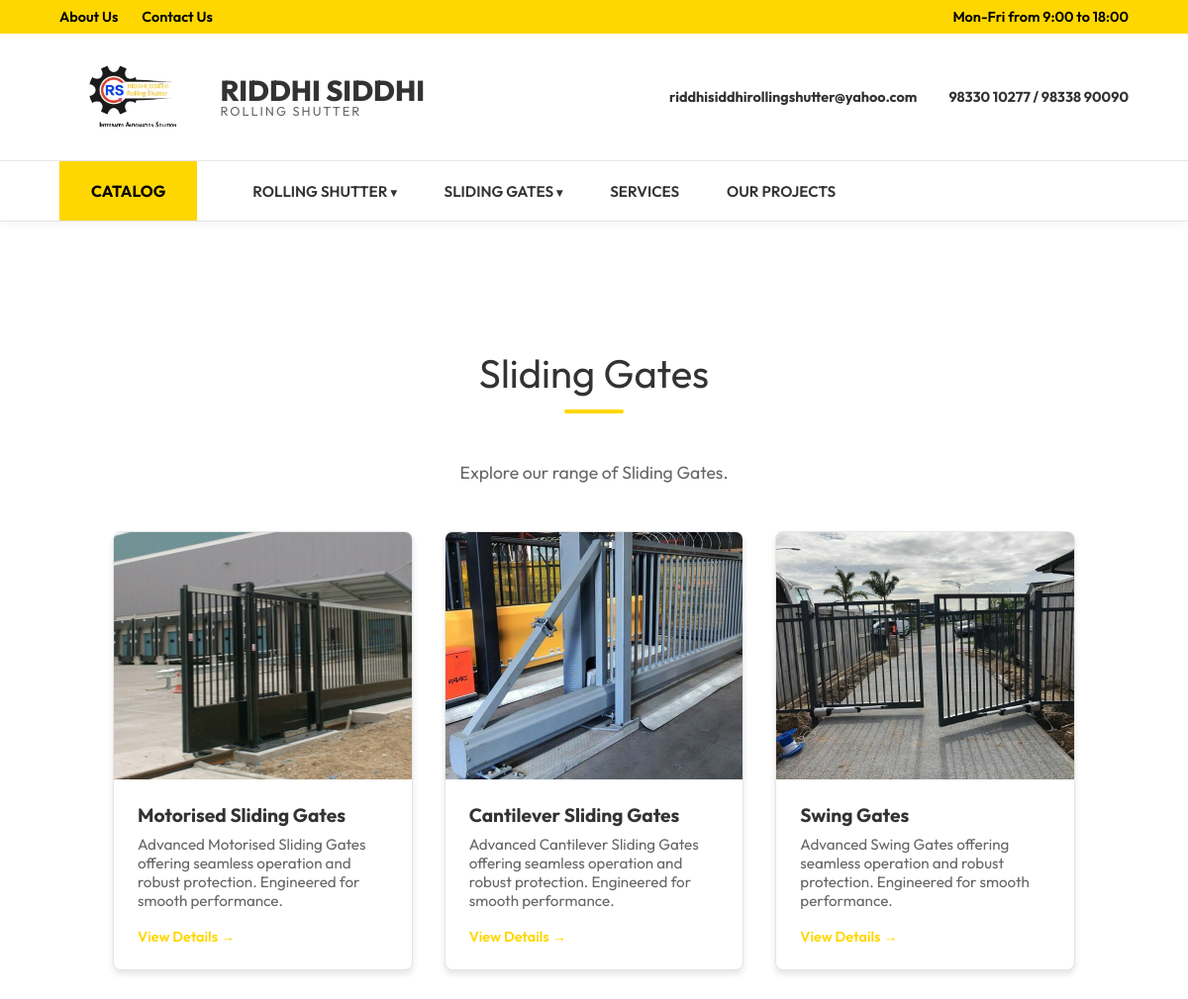
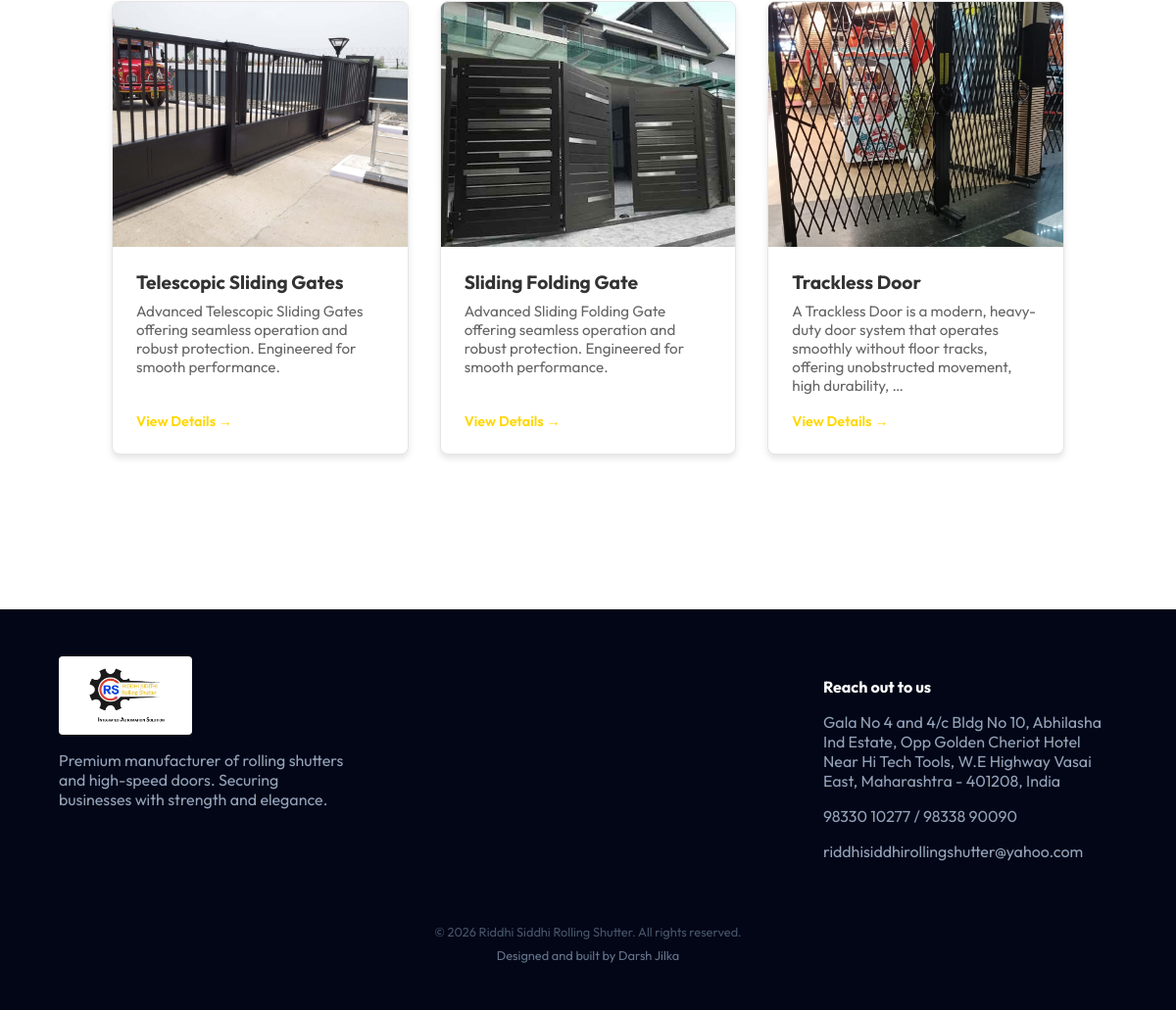
The app's page /category/sliding-gates/ with its own data (2 pictures, top to bottom).
### core/models.py (models this page shows, shortened)
class ProductCategory(models.Model):
    name = models.CharField(max_length=100)
    slug = models.SlugField(unique=True)
    image = models.ImageField(upload_to='categories/')
    class Meta:
        verbose_name_plural = "Product Categories"

class Product(models.Model):
    category = models.ForeignKey(ProductCategory, related_name='products', on_delete=models.CASCADE)
    name = models.CharField(max_length=200)
    slug = models.SlugField(unique=True)
    image = models.ImageField(upload_to='products/')
    description = models.TextField()
    features = models.TextField(help_text="Enter features separated by newlines", blank=True)
    whatsapp_number = models.CharField(max_length=20, default='+919833010277', help_text="Number for inquiry (without spaces)")

### core/views.py (the view)
# urls.py: path('category/<slug:slug>/', views.category_detail, name='category_detail'),
def category_detail(request, slug):
    current_category = get_object_or_404(ProductCategory, slug=slug)
    products = current_category.products.all()
    categories = ProductCategory.objects.all()
    return render(request, 'category_detail.html', {
        'category': current_category,
        'products': products,
        'categories': categories
    })

### templates/category_detail.html (shortened to what this page needs)
{% extends 'base.html' %}
{% block content %}
<section class="section" style="padding-top: 8rem;">
    <div class="section-title">{{ category.name }}</div>
    <div class="container" style="max-width: 1200px; margin: 0 auto; padding: 0 5%;">
        <p style="text-align: center; color: #666; margin-bottom: 3rem; font-size: 1.1rem;">Explore our range of {{ category.name }}.</p>
        <div class="grid" style="display: grid; grid-template-columns: repeat(auto-fill, minmax(300px, 1fr)); gap: 2rem;">
            {% for product in products %}
            <a href="{% url 'product_detail' product.slug %}" style="text-decoration: none;">
                <div class="card" style="background: #fff; border-radius: 8px; overflow: hidden; box-shadow: 0 4px 6px rgba(0,0,0,0.1); transition: transform 0.3s ease; height: 100%; display: flex; flex-direction: column;">
                    <div style="height: 250px; overflow: hidden; position: relative;">{% if product.image %}<img src="{{ product.image.url }}" alt="{{ product.name }}" style="width: 100%; height: 100%; object-fit: cover; transition: transform 0.5s ease;">{% else %}<div style="width: 100%; height: 100%; background: #eee; display: flex; align-items: center; justify-content: center; color: #999;">No Image</div>{% endif %}</div>
                    <div style="padding: 1.5rem; flex: 1; display: flex; flex-direction: column;"><div style="font-size: 1.2rem; font-weight: 700; color: #333; margin-bottom: 0.5rem;">{{ product.name }}</div><div style="font-size: 0.95rem; color: #666; margin-bottom: 1rem; flex: 1;">{{ product.description|truncatewords:20 }}</div><div style="color: var(--accent-color); font-weight: 600; font-size: 0.9rem;">View Details &rarr;</div></div>
                </div>
            </a>
            {% empty %}
            <p style="grid-column: 1/-1; text-align: center; color: #666;">No products found in this category.</p>
            {% endfor %}
        </div>
    </div>
</section>
{% endblock %}

### templates/base.html (shortened to what this page needs)
<!DOCTYPE html>
<html lang="en">
<head>
    {% load static %}
    <link rel="stylesheet" href="{% static 'css/style.css' %}">
</head>
<body>
    <header>
        <div class="top-bar">
            <div class="top-links" style="display: flex; gap: 1.5rem;">
                <a href="{% url 'about' %}" style="color: inherit; text-decoration: none;">About Us</a>
                <a href="{% url 'contact' %}" style="color: inherit; text-decoration: none;">Contact Us</a>
            </div>
            <div>Mon-Fri from 9:00 to 18:00</div>
        </div>
        <div class="main-header">
            <a href="{% url 'home' %}" class="logo">
                <img src="{% static 'images/logo.png' %}" alt="Riddhi Siddhi Rolling Shutter"
                    style="height: 80px; width: auto; object-fit: contain;">
                <div style="display:flex; flex-direction:column; line-height:1; margin-left: 10px;">
                    <span>RIDDHI SIDDHI</span>
                    <span style="font-size:0.8rem; font-weight:400; letter-spacing:2px; color:#666">ROLLING
                        SHUTTER</span>
                </div>
            </a>
            <div style="display: flex; align-items: center; gap: 2rem; font-size: 0.9rem;">
                <div>
                    <div style="font-weight: 700; color: #333;">riddhisiddhirollingshutter@yahoo.com</div>
                </div>
                <div>
                    <div style="font-weight: 700; color: #333;">98330 10277 / 98338 90090</div>
                </div>
            </div>
        </div>
        <div class="nav-bar">
            <a href="{% static 'files/catalog.pdf' %}" download class="catalog-btn">
                Catalog
            </a>
            <ul class="nav-links">
                {% for category in categories %}
                <li class="nav-item">
                    <a href="{% url 'category_detail' category.slug %}" class="nav-link">{{ category.name }} <span
                            style="font-size: 0.8em;">&#9662;</span></a>
                </li>
                {% endfor %}
                <li class="nav-item"><a href="{% url 'services' %}" class="nav-link">Services</a></li>
                <li class="nav-item"><a href="{% url 'projects' %}" class="nav-link">Our Projects</a></li>
            </ul>
        </div>
    </header>
    <main>
        {% block content %}
        {% endblock %}
    </main>
    <footer style="background: #020617; padding: 3rem 5%; margin-top: 5rem; border-top: 1px solid var(--glass-border);">
        <div
            style="max-width: 1400px; margin: 0 auto; display: flex; justify-content: space-between; flex-wrap: wrap; gap: 2rem;">
            <div>
                <a href="{% url 'home' %}" style="display: block; margin-bottom: 1rem;">
                    <img src="{% static 'images/logo.png' %}" alt="Riddhi Siddhi"
                        style="height: 70px; display: block; background: #fff; padding: 5px; border-radius: 4px;">
                </a>
                <p style="color: #94a3b8; max-width: 300px;">Premium manufacturer of rolling shutters and high-speed
                    doors. Securing businesses with strength and elegance.</p>
            </div>
            <div>
                <h4 style="color: #fff; margin-bottom: 1rem;">Reach out to us</h4>
                <p style="color: #94a3b8; max-width: 300px;">Gala No 4 and 4/c Bldg No 10, Abhilasha Ind Estate, Opp
                    Golden Cheriot Hotel Near Hi Tech Tools, W.E Highway Vasai East, Maharashtra - 401208, India</p>
                <p style="color: #94a3b8;">98330 10277 / 98338 90090</p>
                <p style="color: #94a3b8;">riddhisiddhirollingshutter@yahoo.com</p>
            </div>
        </div>
        <div style="text-align: center; margin-top: 3rem; color: #475569; font-size: 0.8rem;">
            &copy; {% now "Y" %} Riddhi Siddhi Rolling Shutter. All rights reserved.<br>
            <span style="margin-top: 0.5rem; display: inline-block; color: #64748b;">Designed and built by Darsh
                Jilka</span>
        </div>
    </footer>
</body>
</html>

### static/css/style.css (style rules this page uses)
:root { --primary-color: #ffffff; --accent-color: #FFD700; --text-color: #333333; --secondary-color: #f5f5f5; --dark-bg: #111; --border-color: #e5e5e5; --transition: all 0.3s ease; }
body { font-family: 'Outfit', sans-serif; margin: 0; padding: 0; background-color: var(--primary-color); color: var(--text-color); overflow-x: hidden; }
header { background: #fff; box-shadow: 0 2px 10px rgba(0, 0, 0, 0.05); position: relative; z-index: 1000; }
.top-bar { background: var(--accent-color); padding: 0.5rem 5%; font-size: 0.9rem; font-weight: 600; color: #000; display: flex; justify-content: space-between; }
.main-header { padding: 1.5rem 5%; display: flex; justify-content: space-between; align-items: center; border-bottom: 1px solid var(--border-color); }
.logo { font-size: 1.8rem; font-weight: 800; color: #333; text-transform: uppercase; text-decoration: none; display: flex; align-items: center; gap: 0.5rem; }
.nav-bar { padding: 0 5%; background: #fff; border-bottom: 1px solid var(--border-color); display: flex; justify-content: flex-start; gap: 0; align-items: center; }
.catalog-btn { background: var(--accent-color); color: #000; padding: 0 2rem; height: 60px; font-weight: 700; text-decoration: none; text-transform: uppercase; display: flex; align-items: center; gap: 0.5rem; margin-right: 2rem; }
.nav-links { display: flex; gap: 0; list-style: none; margin: 0; padding: 0; height: 100%; }
.nav-item { position: relative; height: 100%; display: flex; align-items: center; padding: 0 1.5rem; }
.nav-link { color: #333; text-decoration: none; font-weight: 600; font-size: 0.95rem; text-transform: uppercase; transition: var(--transition); }
.section { padding: 5rem 5%; max-width: 1400px; margin: 0 auto; }
.section-title { text-align: center; font-size: 2.5rem; margin-bottom: 3rem; position: relative; padding-bottom: 1rem; }
.section-title::after { content: ''; position: absolute; bottom: 0; left: 50%; transform: translateX(-50%); width: 60px; height: 4px; background: var(--accent-color); border-radius: 2px; }
.grid { display: grid; grid-template-columns: repeat(auto-fit, minmax(300px, 1fr)); gap: 2rem; }
.card { background: #fff; border: 1px solid var(--border-color); border-radius: 4px; padding: 0; box-shadow: none; transition: var(--transition); }

### records on screen
ProductCategory: name "ROLLING SHUTTER"
ProductCategory: name "SLIDING GATES", name "Sliding Gates"
Product: image (picture), name "Motorised Sliding Gates", description "Advanced Motorised Sliding Gates offering seamless operation and robust protection. Engineered for smooth performance."
Product: image (picture), name "Cantilever Sliding Gates", description "Advanced Cantilever Sliding Gates offering seamless operation and robust protection. Engineered for smooth performance."
Product: image (picture), name "Swing Gates", description "Advanced Swing Gates offering seamless operation and robust protection. Engineered for smooth performance."
Product: image (picture), name "Telescopic Sliding Gates", description "Advanced Telescopic Sliding Gates offering seamless operation and robust protection. Engineered for smooth performance."
Product: image (picture), name "Sliding Folding Gate", description "Advanced Sliding Folding Gate offering seamless operation and robust protection. Engineered for smooth performance."
Product: image (picture), name "Trackless Door", description "A Trackless Door is a modern, heavy-duty door system that operates smoothly without floor tracks, offering unobstructed movement, high durability, …"
